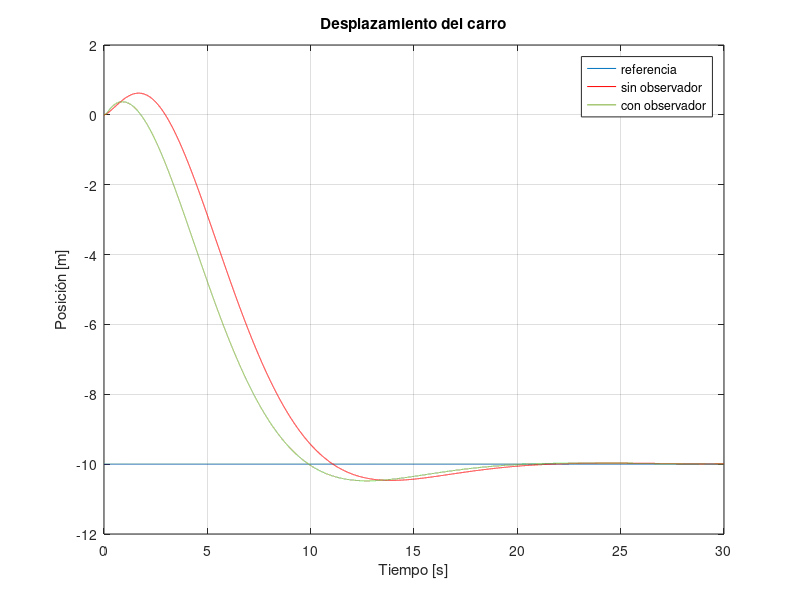
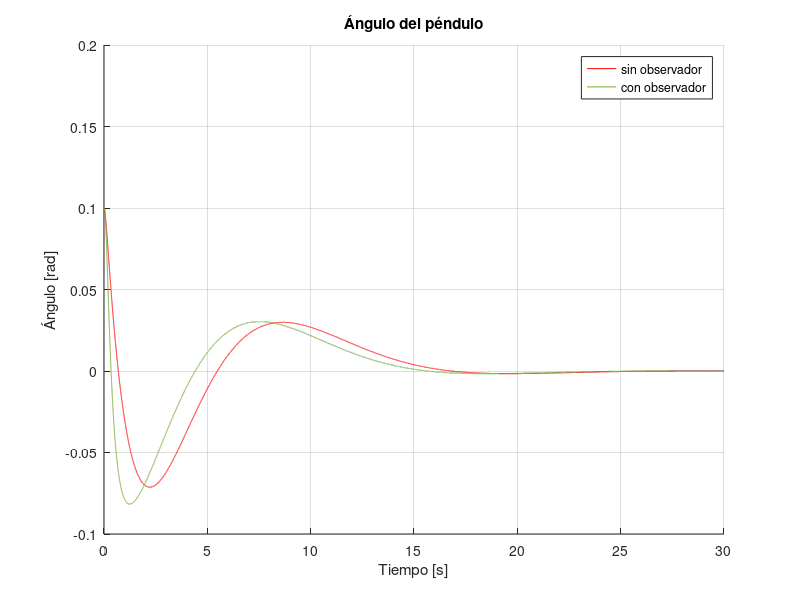

The MATLAB script that drew these images, in order:
% Caso de estudio 2 - Péndulo invertido apartado 4
clc; clear ; close all

% Parámetros
m = 0.1;
F = 0.1;
l = 1.6;
g = 9.8;
M = 1.5; 

% Matrices x = [delta ; delta_p ; phi ; phi_p]
A = [0 1 0 0 ; 0 (-F/M) (-m*g/M) 0 ; 0 0 0 1 ; 0 (F/(l*M)) (((M+m)*g)/(l*M)) 0];
B = [0 ; (1/M) ; 0 ; (-1/(l*M))];
C = [1 0 0 0; 0 0 1 0];
D = 0;

% Controlabilidad y observabilidad
Co = ctrb(A, B);
rank(Co); % = 4 por ende es controlable
Ob = obsv(A,C);
rank(Ob); % = 4 por ende es observable

% Matrices del sistema observador
Ao = A';
Bo = C';
Co = B';

% LQR
Q = diag([1 1 1000 10000]);
R = 10;
K = lqr(A,B,Q,R);

Qo = diag([1 10/1 1 10/1]); 
Ro = diag([5 0.001]);
Ko = lqr(Ao,Bo,Qo,Ro);

%Ganancia de prealimentacion
G = -inv(C(1,:)*inv(A-B*K)*B);

% Condidiones iniciales
tf = 30; dt = 1*10^-3; t = 0:dt:(tf-dt); 
n = round(tf/dt);

X = zeros(4,n);
X(1,1) = 0;   %delta    inicial
X(2,1) = 0;   %delta_p  inicial
X(3,1) = 0.1;   %phi      inicial
X(4,1) = 0;   %phi_p    inicial

Xhat = zeros(4,n); 
Xhat(1,1) = 0;   %deltahat       inicial
Xhat(2,1) = 0;   %deltahat_p     inicial
Xhat(3,1) = 0;   %phihat         inicial
Xhat(4,1) = 0;   %phihat_p       inicial

Xc = zeros(4,n);
Xc(1,1) = 0;   %deltac     inicial
Xc(2,1) = 0;   %deltac_p   inicial
Xc(3,1) = 0.1;   %phic       inicial
Xc(4,1) = 0;   %phic_p     inicial

Ua(1) = 0;
Uc(1) = 0;

% Referencia
ref = -10*ones(1,n);

% Iteración
for i=1:1:n-1
    X_a = X(:,i);         %[delta ; delta_p ; phi ; phi_p ]
    Xhat_a = Xhat(:,i);   %[deltahat deltahat_p phihat phihat_p] 
    Y = C*X_a;
    Yhat = C*Xhat_a;
    err = Y-Yhat;
    Ua(i+1)=-K*Xhat_a+ref(i)*G;
    
    Xp_a = A*X_a+B*Ua(i);
    X(:,i+1) = X_a+ dt*Xp_a;
  
    % Observador
    Xhat_p = Ko'*err+A*Xhat_a+B*Ua(i);
    Xhat(:,i+1) = Xhat_a+dt*Xhat_p;
    
    % Sistema sin observador
    Xc_a = Xc(:,i);       %[deltac ; deltac_p ; phic ; phic_p ]
    Uc_a = -K*Xc_a+ref(i)*G;
    Xc_p = A*Xc_a+B*Uc_a;
    Xcf = Xc_a+ dt*Xc_p;
    Xc(:,i+1) = Xcf;
end

% Gráficas
figure
plot(t,ref,'color',[0 0.4470 0.7410]);
grid on
hold on
plot(t,Xc(1,:),'r');
hold on
plot(t,X(1,:),'color',[0.4660 0.6740 0.1880]);
title('Desplazamiento del carro');
xlabel('Tiempo [s]');
ylabel('Posición [m]');
legend('referencia','sin observador','con observador');

figure
grid on
hold on
plot(t,Xc(3,:),'r');
hold on
plot(t,X(3,:),'color',[0.4660 0.6740 0.1880]);
title('Ángulo del péndulo');
xlabel('Tiempo [s]');
ylabel('Ángulo [rad]');
legend('sin observador','con observador');

% figure
% plot(t,Ua,'r');
% title('Acción de control');
% xlabel('Tiempo [s]');
% legend('u(t)');
% grid on;

disp("Terminado")
